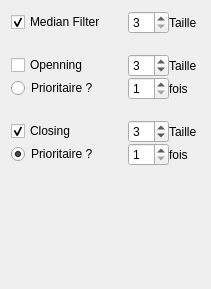
      <widget class="QWidget" name="tabC">
       <attribute name="title">
        <string>C</string>
       </attribute>
       <layout class="QGridLayout" name="gridLayout_14">
        <property name="spacing">
         <number>0</number>
        </property>
        <item row="0" column="0">
         <widget class="QCheckBox" name="medianFilterC">
          <property name="text">
           <string>Median Filter</string>
          </property>
          <property name="checked">
           <bool>true</bool>
          </property>
         </widget>
        </item>
        <item row="0" column="1">
         <layout class="QHBoxLayout" name="horizontalLayout_7">
          <item>
           <widget class="QSpinBox" name="filterSizeC">
            <property name="minimumSize">
             <size>
              <width>25</width>
              <height>0</height>
             </size>
            </property>
            <property name="maximumSize">
             <size>
              <width>50</width>
              <height>16777215</height>
             </size>
            </property>
            <property name="minimum">
             <number>3</number>
            </property>
            <property name="maximum">
             <number>17</number>
            </property>
            <property name="singleStep">
             <number>2</number>
            </property>
            <property name="value">
             <number>3</number>
            </property>
           </widget>
          </item>
          <item>
           <widget class="QLabel" name="label_9">
            <property name="text">
             <string>Taille </string>
            </property>
           </widget>
          </item>
         </layout>
        </item>
        <item row="1" column="0">
         <spacer name="verticalSpacer_8">
          <property name="orientation">
           <enum>Qt::Vertical</enum>
          </property>
          <property name="sizeType">
           <enum>QSizePolicy::Fixed</enum>
          </property>
          <property name="sizeHint" stdset="0">
           <size>
            <width>117</width>
            <height>20</height>
           </size>
          </property>
         </spacer>
        </item>
        <item row="2" column="0">
         <widget class="QCheckBox" name="openningC">
          <property name="text">
           <string>Openning</string>
          </property>
         </widget>
        </item>
        <item row="2" column="1">
         <layout class="QHBoxLayout" name="horizontalLayout_10">
          <item>
           <widget class="QSpinBox" name="openningSizeC">
            <property name="minimumSize">
             <size>
              <width>25</width>
              <height>0</height>
             </size>
            </property>
            <property name="maximumSize">
             <size>
              <width>50</width>
              <height>16777215</height>
             </size>
            </property>
            <property name="minimum">
             <number>1</number>
            </property>
            <property name="maximum">
             <number>25</number>
            </property>
            <property name="singleStep">
             <number>1</number>
            </property>
            <property name="value">
             <number>3</number>
            </property>
           </widget>
          </item>
          <item>
           <widget class="QLabel" name="label_10">
            <property name="text">
             <string>Taille </string>
            </property>
           </widget>
          </item>
         </layout>
        </item>
        <item row="3" column="0">
         <widget class="QRadioButton" name="openningPrioritaryC">
          <property name="text">
           <string>Prioritaire ?</string>
          </property>
         </widget>
        </item>
        <item row="3" column="1">
         <layout class="QHBoxLayout" name="horizontalLayout_12">
          <item>
           <widget class="QSpinBox" name="openningRepetitionsC">
            <property name="minimumSize">
             <size>
              <width>25</width>
              <height>0</height>
             </size>
            </property>
            <property name="maximumSize">
             <size>
              <width>50</width>
              <height>16777215</height>
             </size>
            </property>
            <property name="minimum">
             <number>1</number>
            </property>
            <property name="maximum">
             <number>15</number>
            </property>
            <property name="singleStep">
             <number>1</number>
            </property>
            <property name="value">
             <number>1</number>
            </property>
           </widget>
          </item>
          <item>
           <widget class="QLabel" name="label_12">
            <property name="text">
             <string>fois</string>
            </property>
           </widget>
          </item>
         </layout>
        </item>
        <item row="4" column="0">
         <spacer name="verticalSpacer_4">
          <property name="orientation">
           <enum>Qt::Vertical</enum>
          </property>
          <property name="sizeType">
           <enum>QSizePolicy::Fixed</enum>
          </property>
          <property name="sizeHint" stdset="0">
           <size>
            <width>20</width>
            <height>20</height>
           </size>
          </property>
         </spacer>
        </item>
        <item row="5" column="0">
         <widget class="QCheckBox" name="closingC">
          <property name="text">
           <string>Closing</string>
          </property>
          <property name="checked">
           <bool>true</bool>
          </property>
         </widget>
        </item>
        <item row="5" column="1">
         <layout class="QHBoxLayout" name="horizontalLayout_11">
          <item>
           <widget class="QSpinBox" name="closingSizeC">
            <property name="minimumSize">
             <size>
              <width>25</width>
              <height>0</height>
             </size>
            </property>
            <property name="maximumSize">
             <size>
              <width>50</width>
              <height>16777215</height>
             </size>
            </property>
            <property name="minimum">
             <number>1</number>
            </property>
            <property name="maximum">
             <number>25</number>
            </property>
            <property name="singleStep">
             <number>1</number>
            </property>
            <property name="value">
             <number>3</number>
            </property>
           </widget>
          </item>
          <item>
           <widget class="QLabel" name="label_11">
            <property name="text">
             <string>Taille </string>
            </property>
           </widget>
          </item>
         </layout>
        </item>
        <item row="6" column="0">
         <widget class="QRadioButton" name="closingPrioritaryC">
          <property name="text">
           <string>Prioritaire ?</string>
          </property>
          <property name="checked">
           <bool>true</bool>
          </property>
         </widget>
        </item>
        <item row="6" column="1">
         <layout class="QHBoxLayout" name="horizontalLayout_13">
          <item>
           <widget class="QSpinBox" name="closingRepetitionsC">
            <property name="minimumSize">
             <size>
              <width>25</width>
              <height>0</height>
             </size>
            </property>
            <property name="maximumSize">
             <size>
              <width>50</width>
              <height>16777215</height>
             </size>
            </property>
            <property name="minimum">
             <number>1</number>
            </property>
            <property name="maximum">
             <number>15</number>
            </property>
            <property name="singleStep">
             <number>1</number>
            </property>
            <property name="value">
             <number>1</number>
            </property>
           </widget>
          </item>
          <item>
           <widget class="QLabel" name="label_13">
            <property name="text">
             <string>fois</string>
            </property>
           </widget>
          </item>
         </layout>
        </item>
        <item row="7" column="0">
         <spacer name="verticalSpacer_3">
          <property name="orientation">
           <enum>Qt::Vertical</enum>
          </property>
          <property name="sizeHint" stdset="0">
           <size>
            <width>20</width>
            <height>112</height>
           </size>
          </property>
         </spacer>
        </item>
       </layout>
      </widget>
